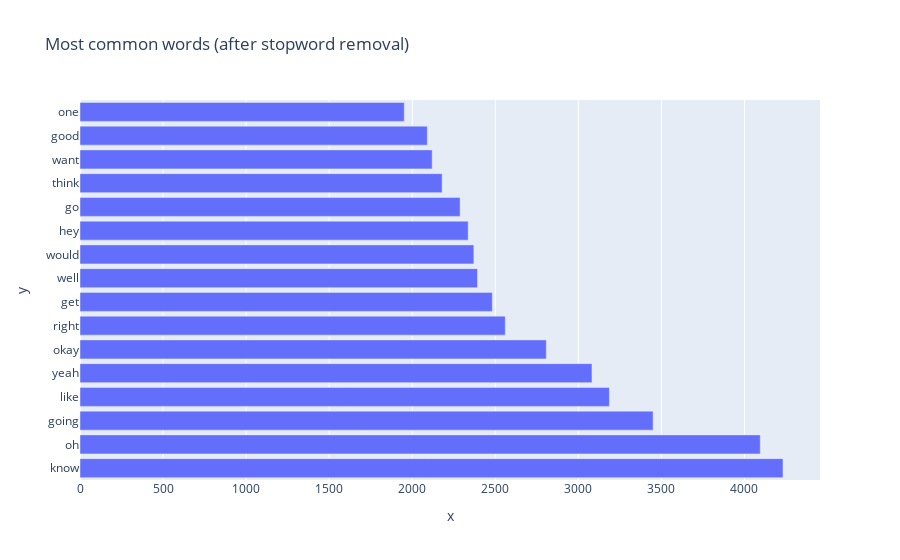

The notebook cell saved with this chart:
### Code cell
all_words =  [item for sublist in df_tokens_nostopwords["line_text"].tolist() for item in sublist]
all_words_freq = nltk.FreqDist(all_words)
df_all_words_freq = pd.Series(dict(all_words_freq)).sort_values(ascending=False)

fig2 = px.bar(y=df_all_words_freq[:16].index, x=df_all_words_freq[:16].values, orientation='h', title='Most common words (after stopword removal)')
fig2.show()

### Figure 1 — Plotly figure (JSON) as saved in the notebook; plotly's stock layout.template omitted (floating-point values rounded to 4 significant figures)
{"data": [{"alignmentgroup": "True", "hovertemplate": "x=%{x}<br>y=%{y}<extra></extra>", "legendgroup": "", "marker": {"color": "#636efa", "pattern": {"shape": ""}}, "name": "", "offsetgroup": "", "orientation": "h", "showlegend": false, "textposition": "auto", "type": "bar", "x": [4232, 4095, 3450, 3187, 3082, 2807, 2560, 2482, 2393, 2371, 2337, 2288, 2180, 2120, 2091, 1952], "xaxis": "x", "y": ["know", "oh", "going", "like", "yeah", "okay", "right", "get", "well", "would", "hey", "go", "think", "want", "good", "one"], "yaxis": "y"}], "layout": {"barmode": "relative", "legend": {"tracegroupgap": 0}, "title": {"text": "Most common words (after stopword removal)"}, "xaxis": {"anchor": "y", "domain": [0, 1], "title": {"text": "x"}}, "yaxis": {"anchor": "x", "domain": [0, 1], "title": {"text": "y"}}}}
